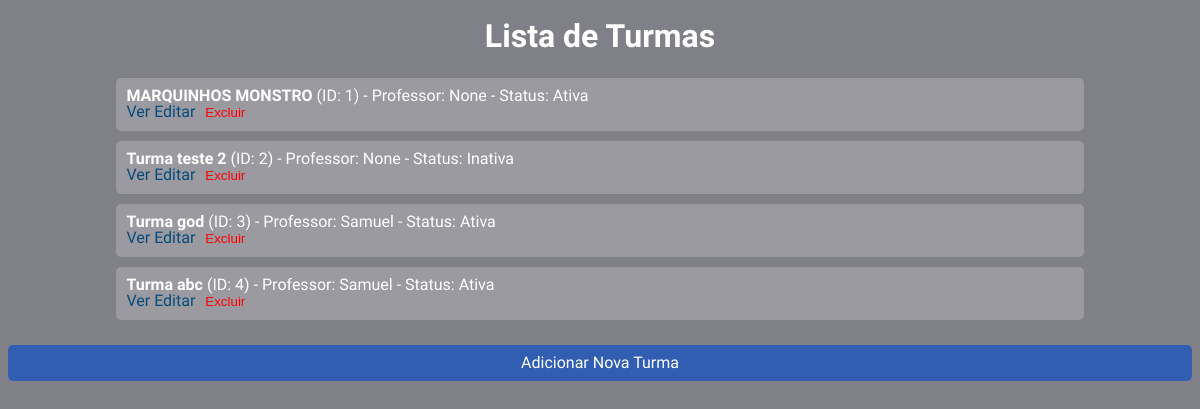
Page /turmas on the committed database.
### models/turma.py (models this page shows, shortened)
class Turma(db.Model):
    __tablename__ = 'turmas'
    id = db.Column(db.Integer, primary_key=True)
    descricao = db.Column(db.String(200), nullable=False)
    professor_id = db.Column(db.Integer, db.ForeignKey('professores.id'))
    ativo = db.Column(db.Boolean, default=True)
    professor = db.relationship('Professor', back_populates='turmas')
    alunos = db.relationship('Aluno', back_populates='turma', cascade="all, delete-orphan")

### models/professor.py (models this page shows, shortened)
class Professor(db.Model):
    __tablename__ = 'professores'
    id = db.Column(db.Integer, primary_key=True)
    nome = db.Column(db.String(100), nullable=False)
    idade = db.Column(db.Integer, nullable=True)
    materia = db.Column(db.String(100), nullable=True)
    observacoes = db.Column(db.Text, nullable=True)
    turmas = db.relationship('Turma', back_populates='professor')

### controller/turma.py (the view)
@turma_blueprint.route('/turmas', methods=['GET'])
def get_turmas():
    turmas = listar_turmas()
    return render_template("turma/turmas.html", turmas=turmas)

### models/turma.py (called while the page is built)
def listar_turmas():
    turmas = Turma.query.all()
    return [{
        'id': turma.id,
        'descricao': turma.descricao,
        'ativo': turma.ativo,
        'professor_id': turma.professor_id,
        'professor_nome': turma.professor.nome if turma.professor else None
    } for turma in turmas]

### templates/turma/turmas.html (shortened to what this page needs)
<!DOCTYPE html>
<html lang="pt-BR">
<head>
  <link rel="stylesheet" href="global.css">
  <link rel="stylesheet" href="/styles/reset.css">
</head>
<body>
  <h1>Lista de Turmas</h1>
  <div class="lista-turma">
    {% for turma in turmas %}
      <div class="turma">
        <strong>{{ turma.descricao }}</strong> (ID: {{ turma.id }}) -
        Professor: {{ turma.professor_nome }} -
        Status: {{ 'Ativa' if turma.ativo else 'Inativa' }}
        <div>
          <a href="{{ url_for('turma.get_turma', id_turma=turma.id) }}">Ver</a>
          <a href="{{ url_for('turma.editar_turma_page', id_turma=turma.id) }}">Editar</a>
          <form action="{{ url_for('turma.delete_turma', id_turma=turma.id) }}" method="POST" style="display:inline;">
            <button type="submit" style="background:none; border:none; color:red; cursor:pointer;">Excluir</button>
          </form>
        </div>
      </div>
    {% endfor %}
  </div>
  <a href="{{ url_for('turma.adicionar_turma_page') }}" class="btn-adicionar">Adicionar Nova Turma</a>
</body>
</html>

### styles/global.css (style rules this page uses)
body { background-color: rgb(128, 128, 136); font-family: "Signika", sans-serif; text-decoration: none; }

### templates/turma/turmas.html (style rules this page uses)
body { background-color: rgb(128, 128, 136); font-family: "Signika", sans-serif; text-decoration: none; color: white; }
h1 { text-align: center; margin-top: 20px; }
.lista-turma { display: flex; flex-direction: column; align-items: center; margin-top: 20px; }
.turma { background-color: rgba(255, 255, 255, 0.2); padding: 10px; margin: 5px; border-radius: 5px; width: 80%; text-align: left; }
a { text-decoration: none; color: rgb(7, 76, 126); }
.btn-adicionar { display: block; margin: 20px auto; padding: 10px 20px; background-color: rgb(49, 94, 176); border: none; color: white; cursor: pointer; text-align: center; border-radius: 5px; }

### rows in the picture
Turma: descricao "MARQUINHOS MONSTRO", id "1", professor_nome "None", ativo "Ativa"
Turma: descricao "Turma teste 2", id "2", professor_nome "None", ativo "Inativa"
Turma: descricao "Turma god"
Professor: professor_nome "Samuel"
Turma: descricao "Turma abc"
Professor: professor_nome "Samuel"

### other values in the picture
{{ turma.id }} "3" "4"
{{ 'Ativa' if turma.ativo else 'Inativa' }} "Ativa" "Ativa"
